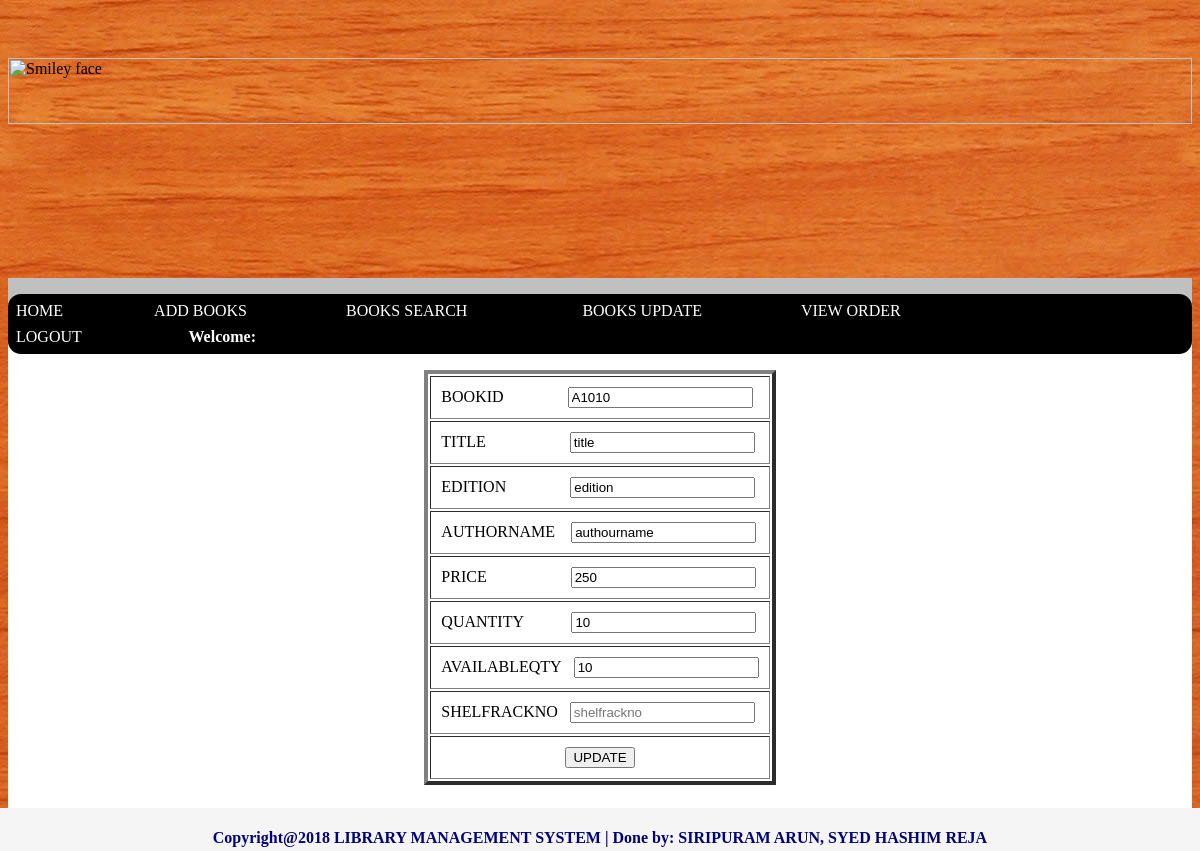
Screenshot of /categoryedit.php?id=A1010 with the database file from the repository.
### tables this page shows
CREATE TABLE `addbook` (
  `id` int(20) NOT NULL,
  `bookid` varchar(20) NOT NULL,
  `title` varchar(50) NOT NULL,
  `edition` varchar(50) NOT NULL,
  `authorname` varchar(50) NOT NULL,
  `price` varchar(50) NOT NULL,
  `quantity` varchar(50) NOT NULL,
  `availableqty` varchar(50) NOT NULL
);

### categoryedit.php (the view, shortened to what this page needs)
<html>
<head>
</head>
<body>
<img src="L1.bmp" alt="Smiley face" height="30%" width="100%">
<?php include "adminmenu.php";  ?>
<div id="b2">
<?php
include "connection.php";
 $id=$_GET['id'];
    $sql = "SELECT * FROM addbook WHERE bookid='$id' ";
    if($result = mysqli_query($con, $sql)){
        if(mysqli_num_rows($result) > 0){
            while($row = mysqli_fetch_array($result)){
echo<<<str
<form  action="addbooks1.php" method="post">
<table border="4" align="center" cellpadding="10">
<tr>
<td>BOOKID&nbsp;&nbsp;&nbsp;&nbsp;&nbsp;&nbsp;&nbsp;&nbsp;&nbsp;&nbsp;&nbsp;&nbsp;&nbsp;&nbsp;&nbsp;
<input type="text" name="bookid" placeholder="bookid(Ex: A1010)" value='{$row['bookid'] }' required></td>
</tr>
<tr>
<td>TITLE&nbsp;&nbsp;&nbsp;&nbsp;&nbsp; &nbsp;&nbsp;&nbsp;&nbsp;&nbsp; &nbsp; &nbsp;&nbsp; &nbsp; &nbsp;&nbsp;<input type="text" name="title" placeholder="title" value='{$row['title'] }' required></td>
</tr>
<tr>
<td>EDITION&nbsp;&nbsp; &nbsp; &nbsp; &nbsp; &nbsp;&nbsp; &nbsp; &nbsp;&nbsp;<input type="text" name="edition" placeholder="edition" value='{$row['edition'] }' required></td>
</tr>
<tr>
<td>AUTHORNAME&nbsp;&nbsp;&nbsp;
<input type="text" name="author" placeholder="authorname" value='{$row['authorname'] }' required></td>
</tr>
<tr>
<td>PRICE&nbsp;&nbsp;&nbsp;&nbsp;&nbsp;&nbsp;&nbsp;&nbsp;&nbsp;&nbsp;&nbsp;&nbsp;&nbsp; &nbsp;&nbsp; &nbsp;&nbsp;&nbsp;&nbsp;<input type="text" name="price" placeholder="price" value='{$row['price'] }' required></td>
</tr>
<tr>
<td>QUANTITY &nbsp;&nbsp;&nbsp;&nbsp;&nbsp; &nbsp;&nbsp; &nbsp;  <input type="number" value='{$row['quantity'] }' name="quantity" placeholder="Quantity"required></td>
</tr>
<tr>
<td>AVAILABLEQTY&nbsp;&nbsp;
<input type="text" name="availableqty" placeholder="availableqty" value='{$row['availableqty'] }' required></td>
</tr>
<td>SHELFRACKNO&nbsp;&nbsp;
<input type="text" name="shelfrackno" placeholder="shelfrackno" value='{$row['shelfrackno'] }' required></td>
</tr>
<tr>
<td align="center"><input type="SUBMIT" VALUE="UPDATE" >
</td>
</tr>
str;
?>
</form>
<?php
 }
        } else{
            echo "No records matching your query were found.";
        }
    } else{
        echo "ERROR: Could not able to execute $sql. " . mysqli_error($db);
    }
    ?>
</div>
<div class="footer">
	<h4>Copyright@2018 LIBRARY MANAGEMENT SYSTEM | Done by: SIRIPURAM ARUN, SYED HASHIM REJA</h4>
  </div>
</body>
</html>

### categoryedit.php (style rules this page uses)
body { background:url("h8.jpg"); background-repeat:no-repeat; background-size: 100%; padding-top:50px; }
.footer { position: fixed; left: 0; bottom: 0; width: 100%; height:5%; background-color:whitesmoke; color: navy; text-align: center; }
#b2 { width:100%; height:70%; background:white; }

### rows the page displays
addbook: bookid "A1010", title "title", edition "edition", author "authourname", price "250", quantity "10", availableqty "10"
